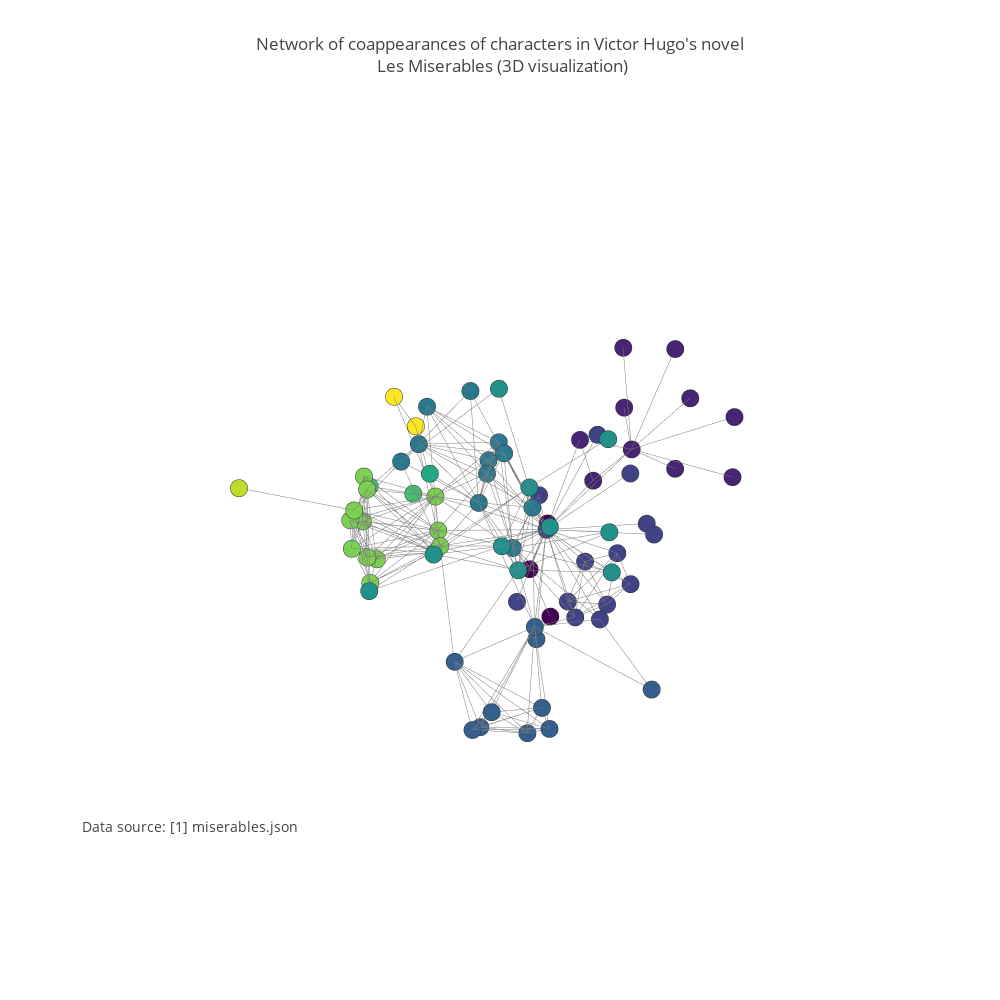

The code cell stored with this chart in its notebook:
### Markdown cell above
#### Reference
See https://plot.ly/python/reference/#scatter3d for more information and chart attribute options!

### Code cell
import plotly
from plotly.graph_objs import Scatter, Layout

plotly.offline.init_notebook_mode(connected=True)

plotly.offline.iplot({"data":data, "layout":layout})

### Figure 1 — Plotly figure (JSON) as saved in the notebook; plotly's stock layout.template omitted (floating-point values rounded to 4 significant figures; data arrays with more than 128 entries replaced by an {"elided": "..."} marker saying what was removed)
{"data": [{"hoverinfo": "none", "line": {"color": "rgb(125,125,125)", "width": 1}, "mode": "lines", "type": "scatter3d", "x": {"elided": "762 float values"}, "y": {"elided": "762 float values"}, "z": {"elided": "762 float values"}}, {"hoverinfo": "text", "marker": {"color": [1, 1, 1, 1, 1, 1, 1, 1, 1, 1, 2, 2, 3, 2, 2, 2, 3, 3, 3, 3, 3, 3, 3, 3, 4, 4, 5, 4, 0, 2, 3, 2, 2, 2, 2, 2, 2, 2, 2, 4, 6, 4, 4, 5, 0, 0, 7, 7, 8, 5, 5, 5, 5, 5, 5, 8, 5, 8, 8, 8, 8, 8, 8, 8, 8, 8, 8, 9, 4, 4, 4, 4, 5, 10, 10, 4, 8], "colorscale": "Viridis", "line": {"color": "rgb(50,50,50)", "width": 0.5}, "size": 6, "symbol": "dot"}, "mode": "markers", "name": "actors", "text": ["Myriel", "Napoleon", "Mlle.Baptistine", "Mme.Magloire", "CountessdeLo", "Geborand", "Champtercier", "Cravatte", "Count", "OldMan", "Labarre", "Valjean", "Marguerite", "Mme.deR", "Isabeau", "Gervais", "Tholomyes", "Listolier", "Fameuil", "Blacheville", "Favourite", "Dahlia", "Zephine", "Fantine", "Mme.Thenardier", "Thenardier", "Cosette", "Javert", "Fauchelevent", "Bamatabois", "Perpetue", "Simplice", "Scaufflaire", "Woman1", "Judge", "Champmathieu", "Brevet", "Chenildieu", "Cochepaille", "Pontmercy", "Boulatruelle", "Eponine", "Anzelma", "Woman2", "MotherInnocent", "Gribier", "Jondrette", "Mme.Burgon", "Gavroche", "Gillenormand", "Magnon", "Mlle.Gillenormand", "Mme.Pontmercy", "Mlle.Vaubois", "Lt.Gillenormand", "Marius", "BaronessT", "Mabeuf", "Enjolras", "Combeferre", "Prouvaire", "Feuilly", "Courfeyrac", "Bahorel", "Bossuet", "Joly", "Grantaire", "MotherPlutarch", "Gueulemer", "Babet", "Claquesous", "Montparnasse", "Toussaint", "Child1", "Child2", "Brujon", "Mme.Hucheloup"], "type": "scatter3d", "x": [-5.025, -6.076, -4.606, -4.773, -6.113, -5.562, -6.021, -5.476, -5.71, -5.886, -4.12, -3.638, -3.127, -4.215, -4.118, -4.462, -1.733, -1.895, -2.093, -1.517, -1.515, -1.833, -2.14, -2.661, -3.054, -2.832, -2.677, -3.231, -3.998, -3.517, -2.943, -3.35, -3.564, -4.389, -4.51, -4.192, -4.401, -3.955, -4.131, -1.931, -1.82, -2.546, -2.812, -3.486, -4.468, -4.552, -3.652, -3.567, -3.049, -2.463, -2.258, -2.919, -2.538, -2.959, -1.632, -2.359, -1.154, -1.83, -2.827, -1.884, -2.495, -2.06, -2.283, -1.845, -2.786, -2.127, -2.54, -0.9044, -3.415, -3.623, -3.402, -3.718, -3.523, -3.716, -3.347, -3.114, -2.717], "y": [-0.5853, -0.5238, -1.06, -0.9481, -0.6446, 0.4293, -1.498, -0.4243, -1.355, 0.3461, 0.08623, -0.6917, -0.3403, -0.4844, 0.4872, 0.1364, -0.2437, 0.8786, 0.8189, 0.2465, 0.5396, 0.03069, 0.4602, 0.05403, -0.3872, -0.9906, -0.2241, -0.846, -1.284, -0.08382, 1.465, 0.4108, -1.086, -1.508, -0.2853, 0.1833, -0.6988, -0.5764, -0.09324, -1.177, -0.6033, -1.628, -1.069, 0.4198, -1.416, -1.381, -4.126, -3.039, -1.979, -0.2618, 0.5774, -0.3121, -0.3782, 0.6437, -0.3846, -1.125, -0.8541, -1.945, -1.695, -1.849, -2.521, -2.375, -2.293, -2.091, -1.73, -2.203, -2.803, -2.711, -1.458, -1.469, -1.163, -1.742, 0.3148, -3.086, -3.026, -2.13, -2.936], "z": [0.9213, 1.242, 1.033, 0.4133, 0.1169, 1.567, 0.7425, 2.163, 1.778, 0.5497, 1.3, 0.3742, -0.7951, 1.514, 0.6727, 0.4648, -0.1496, -0.1338, -0.6434, -0.6569, -0.1657, -1.026, -1.027, -0.05331, 1.135, 1.009, 0.5766, 0.2421, -0.7562, -0.5351, -0.2066, -0.1516, -0.9281, 0.1062, -0.2278, -0.2638, -0.5302, -0.8509, -0.7137, 1.871, 2.041, 1.617, 2.385, 0.4536, -0.3319, -1.976, -0.6505, -0.2113, 0.509, 0.9975, 1.788, 1.496, 2.778, 2.475, 1.277, 0.5887, 0.8123, 0.9296, 0.2622, -0.08549, -0.4457, 0.4571, 0.8274, 0.3066, -0.06295, -0.03928, -0.0241, 1.303, 0.9094, 1.246, 1.327, 0.8301, 0.926, 0.7513, 1.352, 1.659, 0.5067]}], "layout": {"annotations": [{"font": {"size": 14}, "showarrow": false, "text": "Data source: <a href='http://bost.ocks.org/mike/miserables/miserables.json'>[1] miserables.json</a>", "x": 0, "xanchor": "left", "xref": "paper", "y": 0.1, "yanchor": "bottom", "yref": "paper"}], "height": 1000, "hovermode": "closest", "margin": {"t": 100}, "scene": {"xaxis": {"showbackground": false, "showgrid": false, "showline": false, "showticklabels": false, "title": "", "zeroline": false}, "yaxis": {"showbackground": false, "showgrid": false, "showline": false, "showticklabels": false, "title": "", "zeroline": false}, "zaxis": {"showbackground": false, "showgrid": false, "showline": false, "showticklabels": false, "title": "", "zeroline": false}}, "showlegend": false, "title": "Network of coappearances of characters in Victor Hugo's novel<br> Les Miserables (3D visualization)", "width": 1000}}
